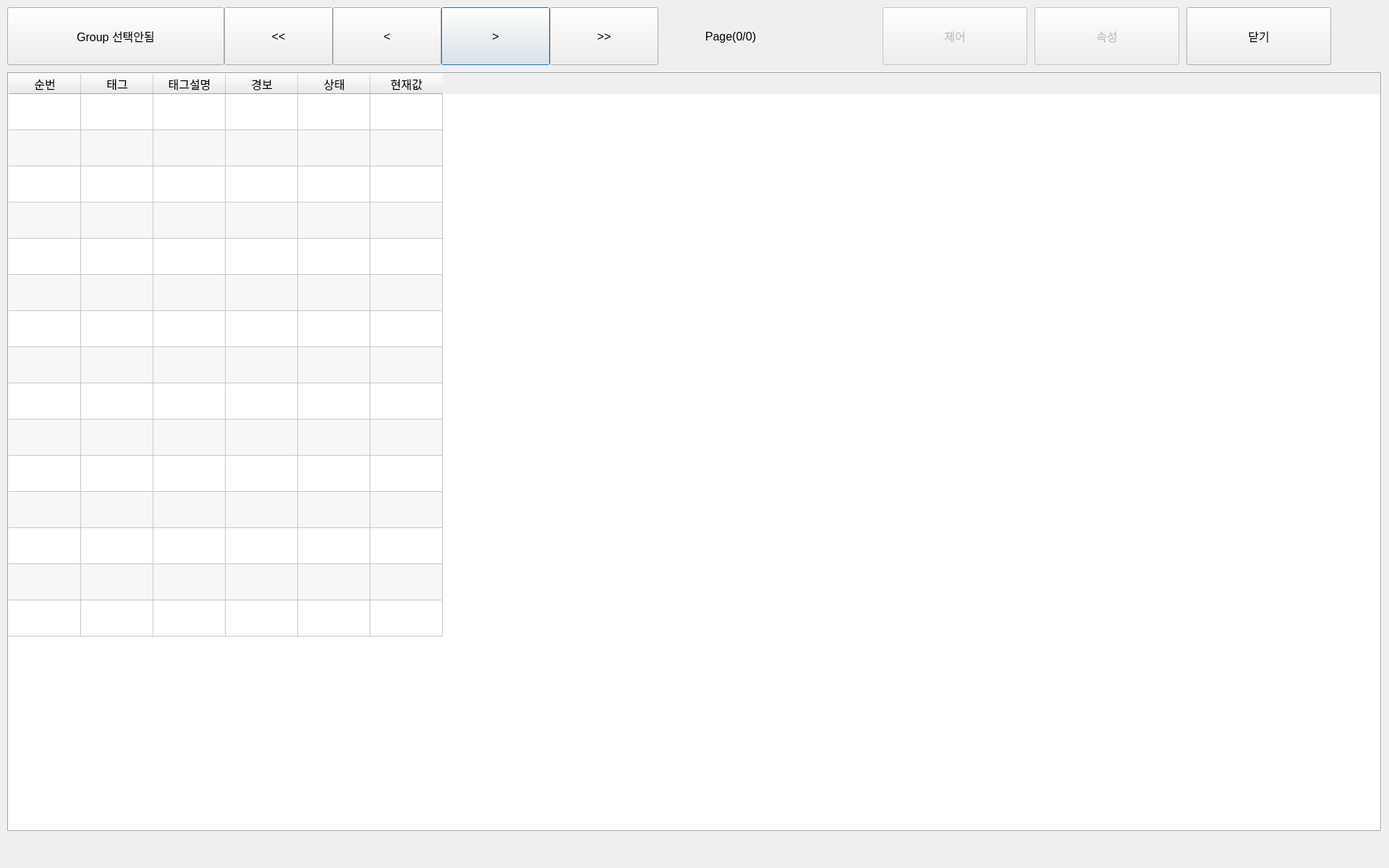
<?xml version="1.0" encoding="UTF-8"?>
<ui version="4.0">
 <class>CPointMon</class>
 <widget class="QDialog" name="CPointMon">
  <property name="geometry">
   <rect>
    <x>0</x>
    <y>0</y>
    <width>1920</width>
    <height>1200</height>
   </rect>
  </property>
  <property name="font">
   <font>
    <pointsize>12</pointsize>
   </font>
  </property>
  <property name="windowTitle">
   <string>Dialog</string>
  </property>
  <widget class="QTableWidget" name="tablePoint">
   <property name="geometry">
    <rect>
     <x>10</x>
     <y>100</y>
     <width>1900</width>
     <height>1050</height>
    </rect>
   </property>
   <property name="font">
    <font>
     <family>나눔고딕_코딩</family>
     <pointsize>12</pointsize>
    </font>
   </property>
   <property name="frameShape">
    <enum>QFrame::Box</enum>
   </property>
   <property name="editTriggers">
    <set>QAbstractItemView::NoEditTriggers</set>
   </property>
   <property name="alternatingRowColors">
    <bool>true</bool>
   </property>
   <property name="selectionMode">
    <enum>QAbstractItemView::SingleSelection</enum>
   </property>
   <property name="selectionBehavior">
    <enum>QAbstractItemView::SelectRows</enum>
   </property>
   <property name="textElideMode">
    <enum>Qt::ElideMiddle</enum>
   </property>
   <property name="rowCount">
    <number>15</number>
   </property>
   <attribute name="verticalHeaderVisible">
    <bool>false</bool>
   </attribute>
   <attribute name="verticalHeaderDefaultSectionSize">
    <number>50</number>
   </attribute>
   <row/>
   <row/>
   <row/>
   <row/>
   <row/>
   <row/>
   <row/>
   <row/>
   <row/>
   <row/>
   <row/>
   <row/>
   <row/>
   <row/>
   <row/>
   <column>
    <property name="text">
     <string>순번</string>
    </property>
    <property name="font">
     <font>
      <pointsize>12</pointsize>
     </font>
    </property>
   </column>
   <column>
    <property name="text">
     <string>태그</string>
    </property>
    <property name="font">
     <font>
      <pointsize>12</pointsize>
     </font>
    </property>
   </column>
   <column>
    <property name="text">
     <string>태그설명</string>
    </property>
    <property name="font">
     <font>
      <pointsize>12</pointsize>
     </font>
    </property>
   </column>
   <column>
    <property name="text">
     <string>경보</string>
    </property>
    <property name="font">
     <font>
      <pointsize>12</pointsize>
     </font>
    </property>
   </column>
   <column>
    <property name="text">
     <string>상태</string>
    </property>
    <property name="font">
     <font>
      <pointsize>12</pointsize>
     </font>
    </property>
   </column>
   <column>
    <property name="text">
     <string>현재값</string>
    </property>
    <property name="font">
     <font>
      <pointsize>12</pointsize>
     </font>
    </property>
   </column>
  </widget>
  <widget class="QLabel" name="labelPage">
   <property name="geometry">
    <rect>
     <x>910</x>
     <y>10</y>
     <width>200</width>
     <height>80</height>
    </rect>
   </property>
   <property name="text">
    <string>Page(0/0)</string>
   </property>
   <property name="alignment">
    <set>Qt::AlignCenter</set>
   </property>
  </widget>
  <widget class="QPushButton" name="btnNext">
   <property name="geometry">
    <rect>
     <x>610</x>
     <y>10</y>
     <width>150</width>
     <height>80</height>
    </rect>
   </property>
   <property name="text">
    <string>&gt;</string>
   </property>
  </widget>
  <widget class="QPushButton" name="btnFirst">
   <property name="geometry">
    <rect>
     <x>310</x>
     <y>10</y>
     <width>150</width>
     <height>80</height>
    </rect>
   </property>
   <property name="text">
    <string>&lt;&lt;</string>
   </property>
  </widget>
  <widget class="QPushButton" name="btnGroup">
   <property name="geometry">
    <rect>
     <x>10</x>
     <y>10</y>
     <width>300</width>
     <height>80</height>
    </rect>
   </property>
   <property name="text">
    <string>Group 선택안됨</string>
   </property>
  </widget>
  <widget class="QPushButton" name="btnPre">
   <property name="geometry">
    <rect>
     <x>460</x>
     <y>10</y>
     <width>150</width>
     <height>80</height>
    </rect>
   </property>
   <property name="text">
    <string>&lt;</string>
   </property>
  </widget>
  <widget class="QPushButton" name="ok">
   <property name="geometry">
    <rect>
     <x>1640</x>
     <y>10</y>
     <width>200</width>
     <height>80</height>
    </rect>
   </property>
   <property name="text">
    <string>닫기</string>
   </property>
  </widget>
  <widget class="QPushButton" name="btnLast">
   <property name="geometry">
    <rect>
     <x>760</x>
     <y>10</y>
     <width>150</width>
     <height>80</height>
    </rect>
   </property>
   <property name="text">
    <string>&gt;&gt;</string>
   </property>
  </widget>
  <widget class="QPushButton" name="control">
   <property name="enabled">
    <bool>false</bool>
   </property>
   <property name="geometry">
    <rect>
     <x>1220</x>
     <y>10</y>
     <width>200</width>
     <height>80</height>
    </rect>
   </property>
   <property name="text">
    <string>제어</string>
   </property>
  </widget>
  <widget class="QPushButton" name="range">
   <property name="enabled">
    <bool>false</bool>
   </property>
   <property name="geometry">
    <rect>
     <x>1430</x>
     <y>10</y>
     <width>200</width>
     <height>80</height>
    </rect>
   </property>
   <property name="text">
    <string>속성</string>
   </property>
  </widget>
 </widget>
 <resources/>
 <connections>
  <connection>
   <sender>ok</sender>
   <signal>clicked()</signal>
   <receiver>CPointMon</receiver>
   <slot>accept()</slot>
   <hints>
    <hint type="sourcelabel">
     <x>929</x>
     <y>34</y>
    </hint>
    <hint type="destinationlabel">
     <x>511</x>
     <y>299</y>
    </hint>
   </hints>
  </connection>
 </connections>
</ui>
